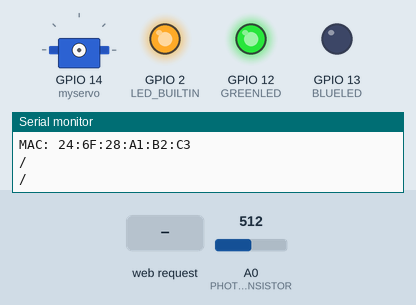
Simulated run of this sketch. Board: ESP8266 (NodeMCU). Shown: servo, output pins drawn as LEDs (lit = HIGH, except the on-board LED, lit = LOW), the last lines printed to the serial monitor. The inputs (shaded band) are chosen by the test bench; at power-on: A0 (PHOTOTRANSISTOR) = 512. WiFi joins after 1.5 s; servers stay silent unless stated.

Above: at 7.7 s.
7.8 s: HTTP request GET /Open received
At 7.95 s:
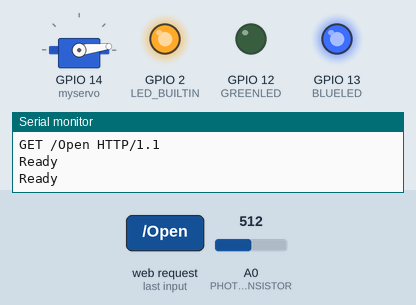
10.8 s: HTTP request GET /Auto received
At 13.0 s:
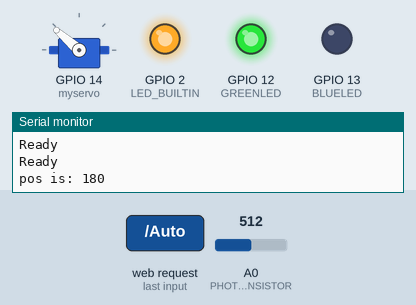
13.8 s: HTTP request GET /Closed received
At 16.71 s:
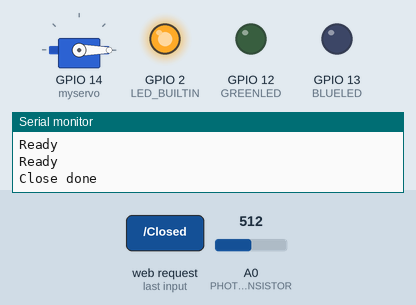
16.8 s: HTTP request GET /Auto received
At 17.1 s:
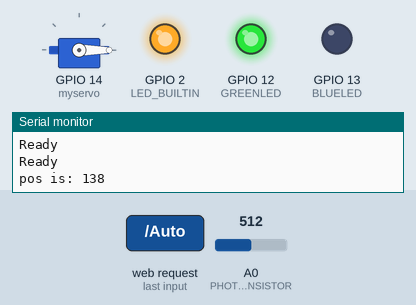
Timing chart, 0 to 19.3 s (numbered marks = the images above; inputs shaded):
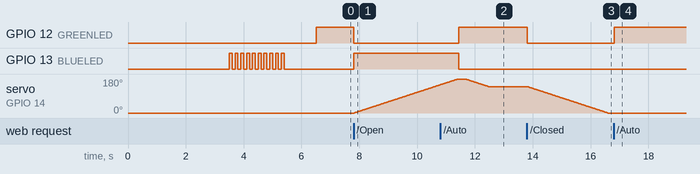

Measured:
- after the input at 7.8 s, GPIO 12 (GREENLED): HIGH → LOW at once; GPIO 13 (BLUELED): LOW → HIGH at once; servo on GPIO 14 (myservo): moves from 0° to 149° over 3.0 s, starting at once
- after the input at 10.8 s, GPIO 12 (GREENLED): LOW → HIGH after 0.65 s; GPIO 13 (BLUELED): HIGH → LOW after 0.65 s
- after the input at 13.8 s, GPIO 12 (GREENLED): HIGH → LOW at once; servo on GPIO 14 (myservo): moves from 139° to 0° over 2.8 s, starting at once
- after the input at 16.8 s, GPIO 12 (GREENLED): LOW → HIGH at once

The sketch:

assembly.ino
```cpp
/* Defines */
#include "assembly.h"


/* Static variables */


/* ------------------------------------------------------*/
/*
   Sets up serial monitor to 115200 baud/s.
   Sets LED pin to output and default to LOW.
   Starts initialization of Wifi server.
*/
/* ------------------------------------------------------*/
void setup()
{
    Serial.begin(115200);
    delay(1500);

    initIO();
    initWifi();

    myservo.write(0);
    delay(1000);
}


/* ------------------------------------------------------*/
/*
   Goes through the different states of modes and calls function
   servo setting
*/
/* ------------------------------------------------------*/
void handleStates(void)
{
	switch (ModeState) {
	case 0:
		//Phototransistor Auto
		digitalWrite(GREENLED, HIGH);
		digitalWrite(BLUELED, LOW);
		controlServo((int)Auto);
		break;
	case 1:
		// Forces the servo to adjust to light if auto mode is chose
		LightCounter = LIGHTCOUNTERLIMIT;
		// Web Open
		digitalWrite(GREENLED, LOW);
		controlServo((int)Open);
		break;
	case 2:
		// Forces the servo to adjust to light if auto mode is chosen
		LightCounter = LIGHTCOUNTERLIMIT;
		// Web Close
		digitalWrite(GREENLED, LOW);
		controlServo((int)Close);
		break;
  }
}


/* ------------------------------------------------------*/
/*
   Main loop for functionality
*/
/* ------------------------------------------------------*/
void loop()
{
	handleStates();
	delay(20);
    int clientCounter = 0;
    // Check if a client has connected
    client = server.available();
    if (!client) {
        return;
    }

    // Wait until the client sends some data
    Serial.println("new client");
    while(!client.available()) {
        delay(1);
        clientCounter++;
        if (clientCounter > 500) {
        	return;
        }
    }

    // Read the first line of the request
    request = client.readStringUntil('\r');
    Serial.println(request);
    client.flush();

    runWeb();


    delay(1);
    Serial.println("Ready");
}
```

.ino.cpp
```cpp
#ifdef __IN_ECLIPSE__
//This is a automatic generated file
//Please do not modify this file
//If you touch this file your change will be overwritten during the next build
//This file has been generated on 2017-09-20 09:58:23

#include "Arduino.h"
#include <ESP8266WiFi.h>
#include <Servo.h>
#include <WiFiClient.h>
#include <WiFiServer.h>
#include <WiFiUdp.h>
void initWifi(void) ;
void setup() ;
void controlServo(int Status) ;
void function(void) ;
void loop() ;

#include "assembly.ino"


#endif
```

assembly.h
```cpp
/*
 * assembly.h
 *
 *  Created on: 26 Sep 2017
 *      Author: fille
 */

#ifndef ASSEMBLY_H_
#define ASSEMBLY_H_


/* Includes */
#include <ESP8266WiFi.h>
#include <Servo.h>

#include <WiFiClient.h>
#include <WiFiServer.h>
#include <WiFiUdp.h>


/* Defines */
// General definitions
#define FALSE 0
#define TRUE 1

// SERVO defines
#define MAXROTATION 180
#define SERVOSPEED 20

// Calculation defines
#define DIFF 3.33
#define DZ 50

// IO pin defines
#define BLUELED 13 		// D7 GPIO13
#define GREENLED 12  	// D6 GPIO12
#define PHOTOTRANSISTOR A0
#define LIGHTCOUNTERLIMIT 1000	// Seconds times 100

/* Public variables */
const char* ssid = "Molk";
const char* password = "Molk0901";

int ModeState = 0;

bool closeDone;
bool openDone;

int connectTimeOutCounter = 0;

int LightCounter = 0;

Servo myservo;        // D5 GPIO14
WiFiServer server(80);
WiFiClient client;
String request;

enum enumStatus{
	Auto,
	Open,
	Close,
};


/* Public functions */
void initWifi(void);
void initIO(void);
void runWeb(void);
void handleRequest(void);
void handleLayout(void);
void controlServo(int Status);


#endif /* ASSEMBLY_H_ */
```

init.ino
```cpp
/*
 * init.ino
 *
 *  Created on: 26 Sep 2017
 *      Author: fille
 */


#include "assembly.h"


/* ------------------------------------------------------*/
/*
   Initialize the Wifi-communication.
   Connects to network "Molk" and prints out the device
   IP-adress in serial monitor.
*/
/* ------------------------------------------------------*/
void initWifi(void)
{
  // Connect to WiFi network
	Serial.println();
	Serial.println();
	delay(500);
	Serial.print("Connecting to ");
	Serial.println(ssid);

	WiFi.begin(ssid, password);

	while (WiFi.status() != WL_CONNECTED) {
		delay(500);
		connectTimeOutCounter++;
		if (connectTimeOutCounter > 30) {
			connectTimeOutCounter = 0;
			Serial.println("Connection has timed out, trying again");
			initWifi();
		}
		Serial.print(".");
	}
	Serial.println("");
	Serial.println("WiFi connected");
	for (int ix = 0; ix < 10; ix++) {
		digitalWrite(BLUELED, HIGH);
		delay(100);
		digitalWrite(BLUELED, LOW);
		delay(100);
	}
	// Start the server
	server.begin();
	Serial.println("Server started");

	// Print the IP address
	Serial.print("Use this URL to connect: ");
	Serial.print("http://");
	Serial.print(WiFi.localIP());
	Serial.println("/");

	Serial.println();
	Serial.print("MAC: ");
	Serial.println(WiFi.macAddress());
	Serial.println("/");
	Serial.println("/");
}


/* ------------------------------------------------------*/
/*
   Sets up inputs and outputs
*/
/* ------------------------------------------------------*/
void initIO(void)
{
    pinMode(BLUELED, OUTPUT);
    pinMode(GREENLED, OUTPUT);
    pinMode(LED_BUILTIN, OUTPUT);
    digitalWrite(LED_BUILTIN, LOW);
    digitalWrite(BLUELED, LOW);
    digitalWrite(GREENLED, LOW);
}
```

servo.ino
```cpp
/*
 * servo.ino
 *
 *  Created on: 26 Sep 2017
 *      Author: fille
 */


#include "assembly.h"


/* ------------------------------------------------------*/
/*
   Sets servo max and min based on input state
*/
/* ------------------------------------------------------*/
void controlServo(int Status)
{
	// OPEN
	if (Status == Open && openDone == FALSE) {
        digitalWrite(BLUELED, HIGH);
		myservo.attach(14);
		int pos = myservo.read();
		// Runs servo slowly until end is reached
		for (; pos <= MAXROTATION ; pos++) {
			myservo.write(pos);
			delay(SERVOSPEED);
			if (pos == MAXROTATION) {
				openDone = TRUE;
				closeDone = FALSE;
				Serial.println("Open done");
				myservo.detach();    // To eliminate noise
			}
		}
	}
	// CLOSE
	if (Status == Close && closeDone == FALSE) {
        digitalWrite(BLUELED, LOW);
		myservo.attach(14);
		int pos = myservo.read();
		// Runs servo slowly until end is reached
		for (; pos >= 0 ; pos--) {
			myservo.write(pos);
			delay(SERVOSPEED);
			if (pos == 0) {
				closeDone = TRUE;
				openDone = FALSE;
				Serial.println("Close done");
				myservo.detach(); // To eliminate noise
			}
		}
	}

	// If Phototransistor mode is chosen on webpage, run this state.
	if(Status == Auto) {
		myservo.detach(); // To eliminate noise
		LightCounter++;
		delay(10);
		closeDone = FALSE;
		openDone = FALSE;
		// Time to sample analog input
		if (LightCounter > LIGHTCOUNTERLIMIT) {
			static int PrevLight = myservo.read();
			Serial.print("pos is: ");
			Serial.println(PrevLight);
			int Light = 0;
			int pos = myservo.read();

			LightCounter = 0;
			Light = analogRead(PHOTOTRANSISTOR);
			Light = (Light - DZ) / DIFF;	// From 50-650 to X-X

			myservo.attach(14);
			delay(200);
			// Light has gone down since last time
			if (PrevLight > Light) {
				for (; pos > Light; pos--) {
					myservo.write(pos);
					delay(SERVOSPEED);
				}
			}
			// Light has gone up since last time
			else if (PrevLight < Light) {
				for (; pos < Light; pos++) {
					myservo.write(pos);
					delay(SERVOSPEED);
				}
			}
			// Save value to compare next time
			PrevLight = Light;
		}
	}
}
```

web.ino
```cpp
/*
 * web.ino
 *
 *  Created on: 26 Sep 2017
 *      Author: fille
 */


#include "assembly.h"


/* ------------------------------------------------------*/
/*
   Handles the functions for wepage layout and request
*/
/* ------------------------------------------------------*/
void runWeb(void)
{
	handleRequest();
	handleLayout();
}


/* ------------------------------------------------------*/
/*
   Checks requests from webpage input and sets ModeState to
   corresponding value, between 0-3.
*/
/* ------------------------------------------------------*/
void handleRequest(void)
{
    // Match the request
    if (request.indexOf("/Auto") != -1) {
        ModeState = 0;
    }
    if (request.indexOf("/Open") != -1) {

        ModeState = 1;
    }
    if(request.indexOf("/Closed") != -1) {
        ModeState = 2;
    }
}


/* ------------------------------------------------------*/
/*
   Build webpage in HTML with variable ModeState
*/
/* ------------------------------------------------------*/
void handleLayout(void)
{
	// Return the response
	client.println("HTTP/1.1 200 OK");
	client.println("Content-Type: text/html");
	client.println(""); //  do not forget this one
	client.println("<!DOCTYPE HTML>");
	client.println("<html>");
	client.println("<head><title>ConnectedBlinds</title></head>");
	client.println("<style>");

	client.println(".button {");
	client.println("display: inline-block;");
	client.println("padding: 15px 25px;");
	client.println("font-size: 24px;");
	client.println("cursor: pointer;");
	client.println("text-align: center;");
	client.println("text-decoration: none;");
	client.println("outline: none;");
	client.println("color: #fff;");
	client.println("background-color: #cc0000;");
	client.println("border: none;");
	client.println("border-radius: 15px;");
	client.println("box-shadow: 0 9px #999;");
	client.println("}");

	client.println(".button:focus{");
	client.println("background:#990000;");
	client.println("}");

	client.println(".button:hover {background-color: #990000");
	client.println("}");

	client.println(".button:active {");
	client.println("background-color: #990000;");
	client.println("box-shadow: 0 5px #666;");
	client.println("transform: translateY(4px);");
	client.println("}");

	client.println(".button1 {");
	client.println("display: inline-block;");
	client.println("padding: 15px 25px;");
	client.println("font-size: 24px;");
	client.println("cursor: pointer;");
	client.println("text-align: center;");
	client.println("text-decoration: none;");
	client.println("outline: none;");
	client.println("color: #fff;");
	client.println("background-color: #4CAF50;");
	client.println("border: none;");
	client.println("border-radius: 15px;");
	client.println("box-shadow: 0 9px #999;");
	client.println("}");

	client.println(".button1:focus{");
	client.println("background:#009900;");
	client.println("}");

	client.println(".button1:hover {background-color: #009900}");
	client.println(".button1:active {");
	client.println("background-color: #006600;");
	client.println("box-shadow: 0 5px #666;");
	client.println("transform: translateY(2px);");
	client.println("}");

	client.println("h1 {");
	client.println("text-align: left;");
	client.println("text-transform: uppercase;");
	client.println("font-family: 'Poppins', sans-serif;");
	client.println("color: #4CAF50;");
	client.println("}");

	client.println("</style>");
	client.println("<body bgcolor=#f1e4da>");
	client.print("<h1>Mode is now:</h1>");

	if (ModeState == 0) {
        client.print("<h1>Auto</h1>");
        client.println("<br><br>");
        client.println("<a href=\"/Open\"\"><button class=button>Open</button></a>");
        client.println("<a href=\"/Closed\"\"><button class=button>Closed</button></a>");
        client.println("<a href=\"/Auto\"\"><button class=button1>Auto</button></a>");
        client.println("<br><br>");
        client.println("</body>");
        client.println("</html>");
    }
    else if (ModeState == 1){
        client.print("<h1>Open</h1>");
        client.println("<br><br>");
        client.println("<a href=\"/Open\"\"><button class=button1>Open</button></a>");
        client.println("<a href=\"/Closed\"\"><button class=button>Closed</button></a>");
        client.println("<a href=\"/Auto\"\"><button class=button>Auto</button></a>");
        client.println("<br><br>");
        client.println("</body>");
        client.println("</html>");
    }
    else if (ModeState == 2){
        client.print("<h1>Closed</h1>");
        client.println("<br><br>");
        client.println("<a href=\"/Open\"\"><button class=button>Open</button></a>");
        client.println("<a href=\"/Closed\"\"><button class=button1>Closed</button></a>");
        client.println("<a href=\"/Auto\"\"><button class=button>Auto</button></a>");
        client.println("<br><br>");
        client.println("</body>");
        client.println("</html>");
    }
    delay(1);
    Serial.println("Ready");
}
```
